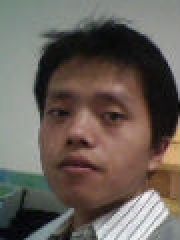
%> input picture CHT/CH02/3.jpg, 90 x 120 px (shown 2 times larger)
$ octave fig11.m   (GNU Octave 9; MATLAB toolbox functions it lacks are replaced by stand-ins)
%> lines starting %> are read from the running program, lines starting %| are printed output that depends on the picture; in (x1, y1, x2, y2) boxes, pixels count from 0 and x2, y2 are one past the last pixel; in counts of white or black regions, pixels touching at a corner belong together; the program's own positions count from 1
clc; clear all;
IM = imread('3.jpg'); bw = rgb2gray(IM); L = bwlabel(bw);
%> further down, IM is the input picture: size 120x90x3 uint8; mean R, G, B 104.4, 95.6, 88.7
%> after `bw = rgb2gray(IM)`:
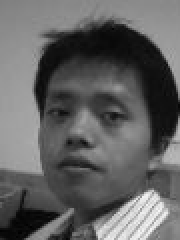
%> bw: size 120x90 uint8 (shown 2 times larger); min 0, max 247, mean 97.4
%> after `L = bwlabel(bw)`:
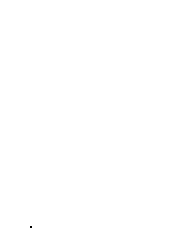
%> L: size 120x90 double (shown 2 times larger); values 0 (black) and 1 (white), 100% white; black in thin lines or dots, all inside (x1, y1, x2, y2) = (15, 113, 16, 114)
Area = regionprops(L,'Area');
%> Area = 1 region; Area: 10799
% 計算出在圖形各個區域中像素總個數
BoundingBox = regionprops(L,'BoundingBox');
%> BoundingBox = 1 region; box (x1, y1, x2, y2): (0, 0, 90, 120)
% 包括對應區域的最小矩形
Centroid = regionprops(L,'Centroid');
%> Centroid = 1 region; Centroid: [45.5 60.5]
% 每個區域的質心（重心）
MajorAxisLength = regionprops(L,'MajorAxisLength');
%> MajorAxisLength = 1 region; MajorAxisLength: 138.6
% 與區域具有相同標准二階中心矩的橢圓的長軸長度（像素意義下）；類別似的度量資料還有MinorAxisLength，與MajorAxisLength的用法也是類別似的.
Eccentricity = regionprops(L,'Eccentricity');
%> Eccentricity = 1 region; Eccentricity: 0.661
% 與區域具有相同標准二階中心矩的橢圓的離心率（可作為特征）
Orientation = regionprops(L,'Eccentricity');
%> Orientation = 1 region; Eccentricity: 0.661
% 與區域具有相同標准二階中心矩的橢圓的長軸與x軸的交角（度）
Image = regionprops(L,'Image');
% 與某區域具有相同大小的邏輯矩陣
FilledImage = regionprops(L,'FilledImage');
% 與某區域有相同大小的填充邏輯矩陣
FilledArea = regionprops(L,'FilledArea');
%> FilledArea = {FilledArea 10800}
% 填充區域圖形中的on像素個數
ConvexHull = regionprops(L,'ConvexHull');
% 包括某區域的最小凸多邊形
ConvexImage = regionprops(L,'ConvexImage');
% 畫出上述區域最小凸多邊形
ConvexArea = regionprops(L,'ConvexArea');
%> ConvexArea = {ConvexArea 10800}
% 填充區域凸多邊形圖形中的on像素個數
EulerNumber = regionprops(L,'EulerNumber');
%> EulerNumber = 1 region; EulerNumber: 0
% 幾何拓撲不變數——歐拉數
Extrema = regionprops(L,'EulerNumber');
%> Extrema = 1 region; EulerNumber: 0
% 八方向區域極值點
EquivDiameter = regionprops(L,'EquivDiameter');
%> EquivDiameter = 1 region; EquivDiameter: 117.3
% 與區域具有相同面積的圓的直徑
Solidity = regionprops(L,'Solidity');
%> Solidity = 1 region; Solidity: 1
% 同時在區域和其最小凸多邊形中的像素比例
Extent = regionprops(L,'Extent');
%> Extent = 1 region; Extent: 1
% 同時在區域和其最小邊界矩形中的像素比例
PixelIdxList = regionprops(L,'PixelIdxList');
% 儲存區域像素的索引索引
PixelList = regionprops(L,'PixelIdxList');
% 儲存上述索引對應的像素座標

$ run again, with CHT/CH02/1.jpg copied over CHT/CH02/3.jpg
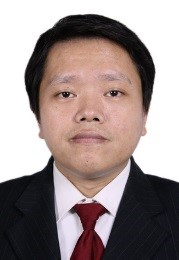
%> input picture CHT/CH02/1.jpg, 179 x 260 px
%> IM is the input picture: size 260x179x3 uint8; mean R, G, B 155.1, 141, 139.3
%> `bw = rgb2gray(IM)`:
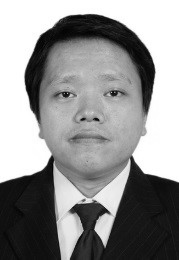
%> bw: size 260x179 uint8; min 0, max 255, mean 145
%> L: size 260x179 double; values 0 (black) and 1 (white), 100% white; black in thin lines or dots, all inside (x1, y1, x2, y2) = (29, 30, 64, 88)
%> Area = 1 region; Area: 46535
%> BoundingBox = 1 region; box (x1, y1, x2, y2): (0, 0, 179, 260)
%> Centroid = 1 region; Centroid: [90 130.5]
%> MajorAxisLength = 1 region; MajorAxisLength: 300.2
%> Eccentricity = 1 region; Eccentricity: 0.725
%> FilledArea = {FilledArea 46540}
%> ConvexArea = {ConvexArea 46540}
%> EulerNumber = 1 region; EulerNumber: -4
%> EquivDiameter = 1 region; EquivDiameter: 243.4
%> Solidity = 1 region; Solidity: 1
%> Extent = 1 region; Extent: 1

$ run again, with CHT/CH02/2.jpg copied over CHT/CH02/3.jpg
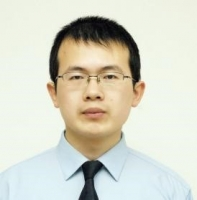
%> input picture CHT/CH02/2.jpg, 197 x 200 px
%> IM is the input picture: size 200x197x3 uint8; mean R, G, B 213.4, 213.5, 199.7
%> `bw = rgb2gray(IM)`:
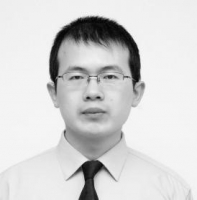
%> bw: size 200x197 uint8; min 4, max 250, mean 211.9
%> L: size 200x197 double; every value is 1
%> Area = 1 region; Area: 39400
%> BoundingBox = 1 region; box (x1, y1, x2, y2): (0, 0, 197, 200)
%> Centroid = 1 region; Centroid: [99 100.5]
%> MajorAxisLength = 1 region; MajorAxisLength: 230.9
%> Eccentricity = 1 region; Eccentricity: 0.173
%> FilledArea = {FilledArea 39400}
%> ConvexArea = {ConvexArea 39400}
%> EulerNumber = 1 region; EulerNumber: 1
%> EquivDiameter = 1 region; EquivDiameter: 224
%> Solidity = 1 region; Solidity: 1
%> Extent = 1 region; Extent: 1
